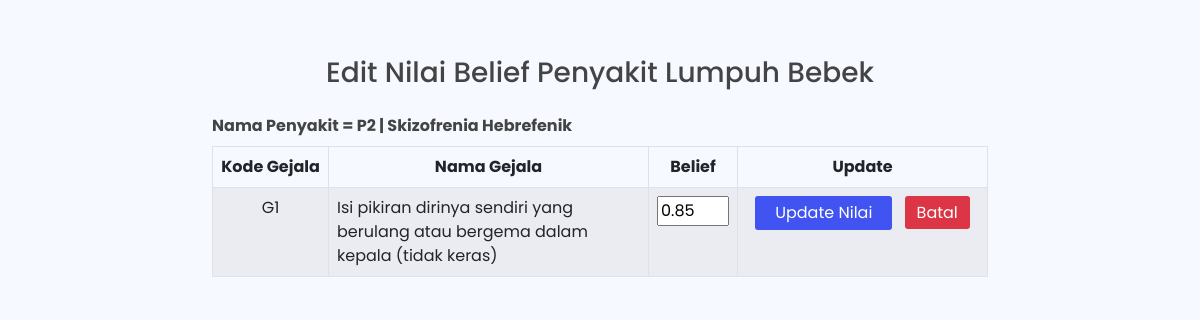
Screenshot of /admin/rules/editbelief.php?id_penyakit=2&id_gejala=1&belief=0.85 with the database file from the repository.
### tables this page shows
CREATE TABLE `tb_penyakit` (
  `id` int(11) NOT NULL,
  `kdpenyakit` varchar(3) DEFAULT NULL,
  `nama_penyakit` varchar(100) DEFAULT NULL,
  `definisi` text
);

CREATE TABLE `tb_gejala` (
  `id` int(11) NOT NULL,
  `kdgejala` varchar(3) DEFAULT NULL,
  `gejala` text
);

### admin/rules/editbelief.php (the view, shortened to what this page needs)
<!DOCTYPE html>
<html lang="en">
<head>
  <link href="../../assets/vendor/bootstrap/css/bootstrap.min.css" rel="stylesheet">
  <link rel="stylesheet" href="https://cdn.jsdelivr.net/npm/bootstrap-icons@1.10.2/font/bootstrap-icons.css">
  <link href="../../assets/vendor/boxicons/css/boxicons.min.css" rel="stylesheet">
  <link href="../../assets/vendor/quill/quill.snow.css" rel="stylesheet">
  <link href="../../assets/vendor/quill/quill.bubble.css" rel="stylesheet">
  <link href="../../assets/vendor/remixicon/remixicon.css" rel="stylesheet">
  <link href="../../assets/vendor/simple-datatables/style.css" rel="stylesheet">
  <link href="../../assets/css/style.css" rel="stylesheet">
</head>
<body style="background-image: url(../assets/img/bg_jenis_2.png); background-size: cover; background-repeat: no-repeat ;">
  <section>
    <div class="row mt-5 mx-auto">
      <div class="col-md-8 mt-2 mx-auto">
        <h3 class="text-center mb-4">Edit Nilai Belief Penyakit Lumpuh Bebek</h3>
        <?php
        include "../koneksi.php";
        $kdpenyakit = $_GET['id_penyakit'];
        $queryP = mysqli_query($koneksi, "SELECT * FROM tb_penyakit WHERE id='$kdpenyakit' ");
        $dataP = mysqli_fetch_array($queryP);
        echo "<b>Nama Penyakit = " . $dataP['kdpenyakit'] . " | " . $dataP['nama_penyakit'];
        ?></b>
        <form id="form1" name="form1" method="post" action="./updatebelief.php?id_penyakit=<?php echo $_GET['id_penyakit']; ?>&id_gejala=<?php echo $_GET['id_gejala']; ?>" enctype="multipart/form-data">
          <div class="table-responsive">
            <table class="table table-striped table-bordered mt-2">
              <thead>
                <tr>
                  <th width='116px' class="text-center">Kode Gejala</th>
                  <th class="text-center">Nama Gejala</th>
                  <th width='10px' class="text-center">Belief</th>
                  <th width='250px' class="text-center">Update</th>
                </tr>
              </thead>
              <tbody>
                <?php
                include "../koneksi.php";
                $query = mysqli_query($koneksi, " SELECT * FROM tb_gejala WHERE id='$_GET[id_gejala]' ") or die(mysqli_error($koneksi));
                while ($row = mysqli_fetch_array($query)) {
                ?>
                  <tr>
                    <td class="text-center"><?php echo $row['kdgejala']; ?></td>
                    <td><?php echo $row['gejala']; ?>
                    <td class="text-center"><input name="updatebelief" type="text" size="2" value="<?php echo $_GET['belief']; ?>"></td>
                    <td class="text-center"><input class="submit" type="submit" value="Update Nilai">
                      <a href="./rules.php" class="ms-2 batal">Batal</a>
                    </td>
                  </tr>
                <?php } ?>
              </tbody>
            </table>
        </form>
      </div>
    </div>
  </section>
</body>
</html>

### assets/css/style.css (style rules this page uses)
:root { scroll-behavior: smooth; }
body { font-family: "Poppins", sans-serif; background: #f6f9ff; color: #444444; }
a { color: #4154f1; text-decoration: none; }
h1, h2, h3, h4, h5, h6 { font-family: "Poppins", sans-serif; }

### admin/rules/editbelief.php (style rules this page uses)
.submit { background-color: #4154f1; border: none; color: white; padding: 5px 20px; border-radius: 3px; }
.batal { background-color: #dc3545; border: none; color: white; padding: 5px 12px; border-radius: 3px; }

### rows the page displays
tb_penyakit: kdpenyakit "P2", nama_penyakit "Skizofrenia Hebrefenik"
tb_gejala: kdgejala "G1", gejala "Isi pikiran dirinya sendiri yang berulang atau bergema dalam kepala (tidak keras)"
